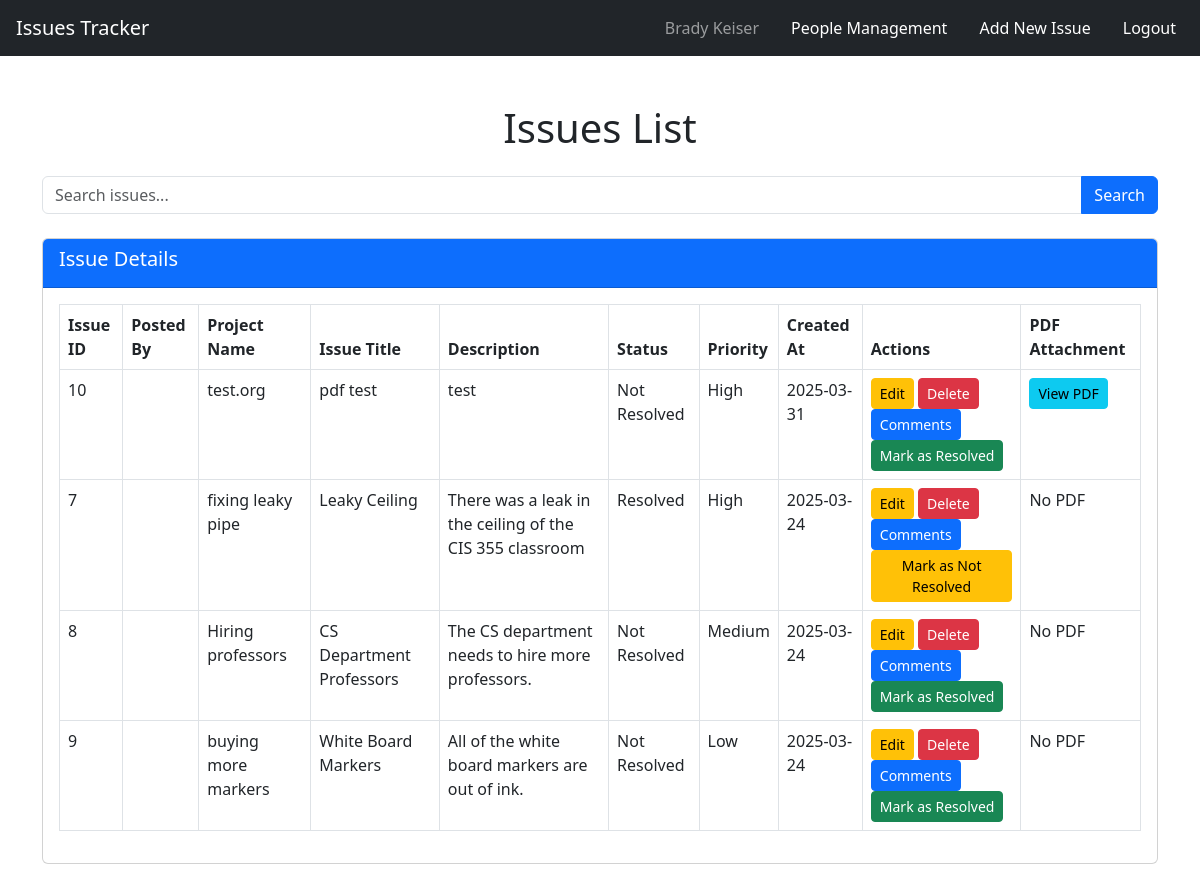
Page /issues_list.php (signed in) on the earlier database version.
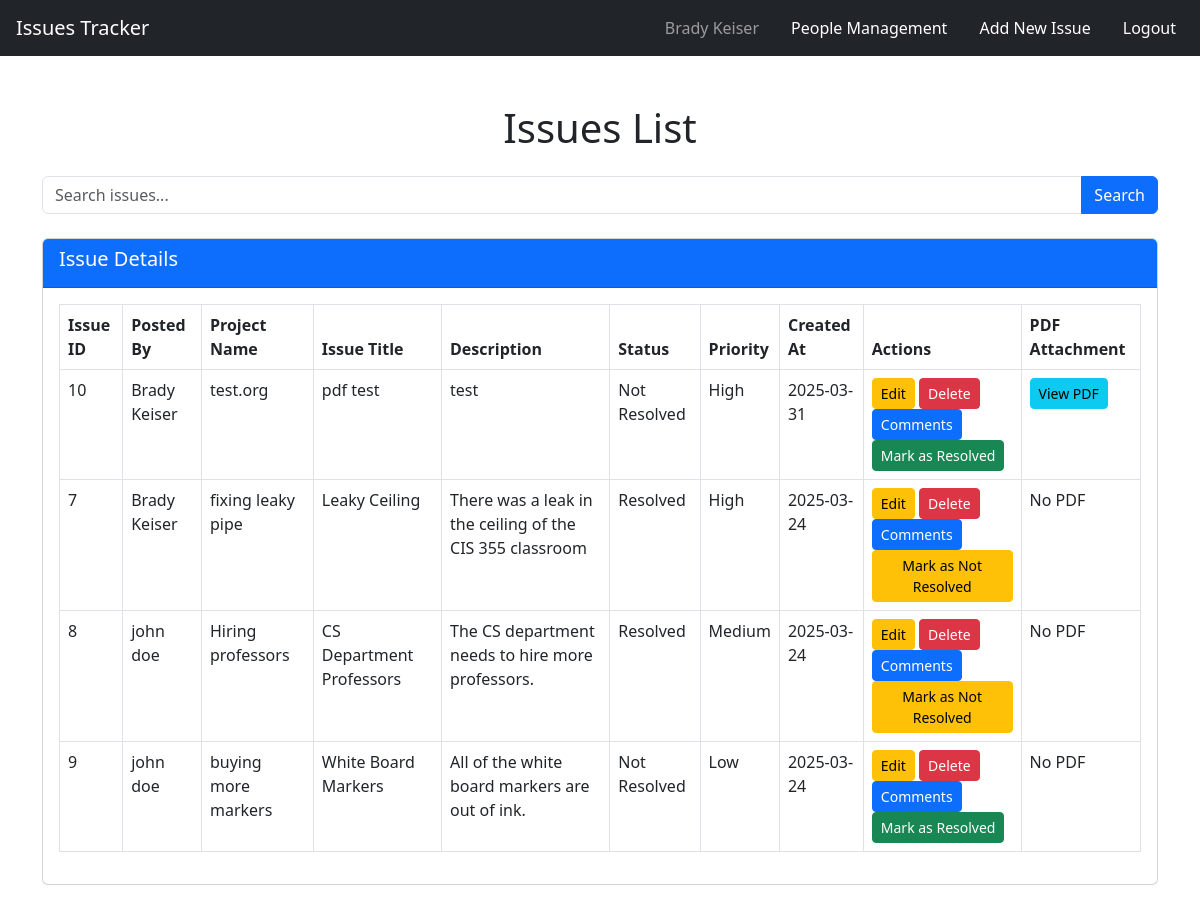
Same page on the later database version.
### tables this page shows
CREATE TABLE `iss_issues` (
  `id` int(11) NOT NULL,
  `short_description` varchar(255) NOT NULL,
  `long_description` text NOT NULL,
  `status` enum('Resolved','Not Resolved') NOT NULL DEFAULT 'Not Resolved',
  `open_date` date NOT NULL,
  `close_date` datetime DEFAULT NULL,
  `priority` varchar(255) NOT NULL,
  `org` varchar(255) NOT NULL,
  `project` varchar(255) NOT NULL,
  `per_id` int(11) NOT NULL,
  `created_by` int(11) DEFAULT NULL,
  `pdf_attachment` varchar(255) DEFAULT NULL
);

CREATE TABLE `iss_persons` (
  `id` int(11) NOT NULL,
  `fname` varchar(255) NOT NULL,
  `lname` varchar(255) NOT NULL,
  `mobile` varchar(255) NOT NULL,
  `email` varchar(255) NOT NULL,
  `pwd_hash` varchar(255) NOT NULL,
  `pwd_salt` varchar(255) NOT NULL,
  `admin` varchar(255) NOT NULL
);

### issues_list.php (the view, shortened to what the changed rows need)
<?php
require_once 'db_connect.php';
$user_id = isset($_SESSION['user_id']) ? $_SESSION['user_id'] : null;
$search = isset($_GET['search']) ? '%' . $_GET['search'] . '%' : null;
$query = "SELECT i.*, p.fname, p.lname
          FROM iss_issues i
          LEFT JOIN iss_persons p ON i.created_by = p.id
          WHERE (:search IS NULL
                 OR i.project LIKE :search
                 OR i.short_description LIKE :search
                 OR i.long_description LIKE :search
                 OR i.status LIKE :search)
          ORDER BY
              CASE
                  WHEN priority = 'High' THEN 1
                  WHEN priority = 'Medium' THEN 2
                  WHEN priority = 'Low' THEN 3
              END ASC, open_date DESC";
$stmt = $pdo->prepare($query);
$stmt->execute(['search' => $search]);
$issues = $stmt->fetchAll(PDO::FETCH_ASSOC);
?>
<!DOCTYPE html>
<html lang="en">
<head>
    <link href="https://cdn.jsdelivr.net/npm/bootstrap@5.3.0-alpha1/dist/css/bootstrap.min.css" rel="stylesheet">
</head>
<body>
<div class="container my-5">
    <h1 class="text-center mb-4">Issues List</h1>
    <div class="card mb-4">
        <div class="card-body">
            <table class="table table-bordered">
                <thead class="thead-dark">
                    <tr>
                        <th scope="col">Issue ID</th>
                        <th scope="col">Posted By</th>
                        <th scope="col">Project Name</th>
                        <th scope="col">Issue Title</th>
                        <th scope="col">Description</th>
                        <th scope="col">Status</th>
                        <th scope="col">Priority</th>
                        <th scope="col">Created At</th>
                        <th scope="col">Actions</th>
                        <th scope="col">PDF Attachment</th>
                    </tr>
                </thead>
                <tbody>
                    <?php foreach ($issues as $issue): ?>
                    <tr>
                        <td><?php echo $issue['id']; ?></td>
                        <td><?php echo htmlspecialchars($issue['fname']) . ' ' . htmlspecialchars($issue['lname']); ?></td>
                        <td><?php echo htmlspecialchars($issue['project']); ?></td>
                        <td><?php echo htmlspecialchars($issue['short_description']); ?></td>
                        <td><?php echo htmlspecialchars($issue['long_description']); ?></td>
                        <td><?php echo htmlspecialchars($issue['status']); ?></td>
                        <td><?php echo htmlspecialchars($issue['priority']); ?></td>
                        <td><?php echo $issue['open_date']; ?></td>
                        <td>
                            <?php if ($issue['created_by'] == $user_id || (isset($_SESSION['admin']) && $_SESSION['admin'] == 'yes')): ?>
                                <a href="edit_issue.php?id=<?php echo $issue['id']; ?>" class="btn btn-warning btn-sm">Edit</a>
                                <a href="delete_issue.php?id=<?php echo $issue['id']; ?>" onclick="return confirm('Are you sure?');" class="btn btn-danger btn-sm">Delete</a>
                            <?php endif; ?>
                            <button class="btn btn-primary btn-sm" onclick="showComments(<?php echo $issue['id']; ?>)">Comments</button>
                            <?php if ($issue['status'] == 'Not Resolved'): ?>
    <?php if ($issue['created_by'] == $user_id || (isset($_SESSION['admin']) && $_SESSION['admin'] == 'yes')): ?>
        <form method="POST" action="mark_resolved.php" style="display:inline;" id="markResolvedForm_<?php echo $issue['id']; ?>">
            <button type="button" class="btn btn-success btn-sm" onclick="confirmResolution(<?php echo $issue['id']; ?>)">Mark as Resolved</button>
        </form>
    <?php endif; ?>
<?php else: ?>
    <?php if (isset($_SESSION['admin']) && $_SESSION['admin'] == 'yes'): ?>
        <form method="POST" action="mark_not_resolved.php" style="display:inline;" id="markNotResolvedForm_<?php echo $issue['id']; ?>">
            <button type="button" class="btn btn-warning btn-sm" onclick="confirmNotResolved(<?php echo $issue['id']; ?>)">Mark as Not Resolved</button>
        </form>
    <?php endif; ?>
<?php endif; ?>
                        </td>
                        <td>
                            <?php if (!empty($issue['pdf_attachment'])): ?>
                                <a href="<?php echo htmlspecialchars($issue['pdf_attachment']); ?>" target="_blank" class="btn btn-info btn-sm">View PDF</a>
                            <?php else: ?>
                                <span>No PDF</span>
                            <?php endif; ?>
                        </td>
                    </tr>
                    <?php endforeach; ?>
                </tbody>
            </table>
        </div>
    </div>
</div>
</body>
</html>

Differences in the rows shown:
changed iss_issues "test.org": iss_persons.fname (not shown) → "Brady"; iss_persons.lname (not shown) → "Keiser"
changed iss_issues "fixing leaky pipe": iss_persons.fname (not shown) → "Brady"; iss_persons.lname (not shown) → "Keiser"
changed iss_issues "Hiring professors": iss_persons.fname (not shown) → "john"; iss_persons.lname (not shown) → "doe"; status "Not Resolved" → "Resolved"; status "Mark as Resolved" → "Mark as Not Resolved"
changed iss_issues "buying more markers": iss_persons.fname (not shown) → "john"; iss_persons.lname (not shown) → "doe"
